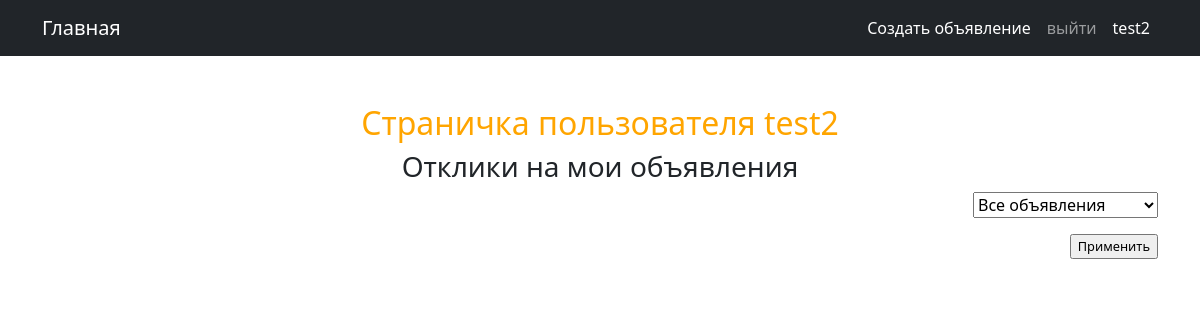
Before: /ad/profile/ (signed in) with the older database file.
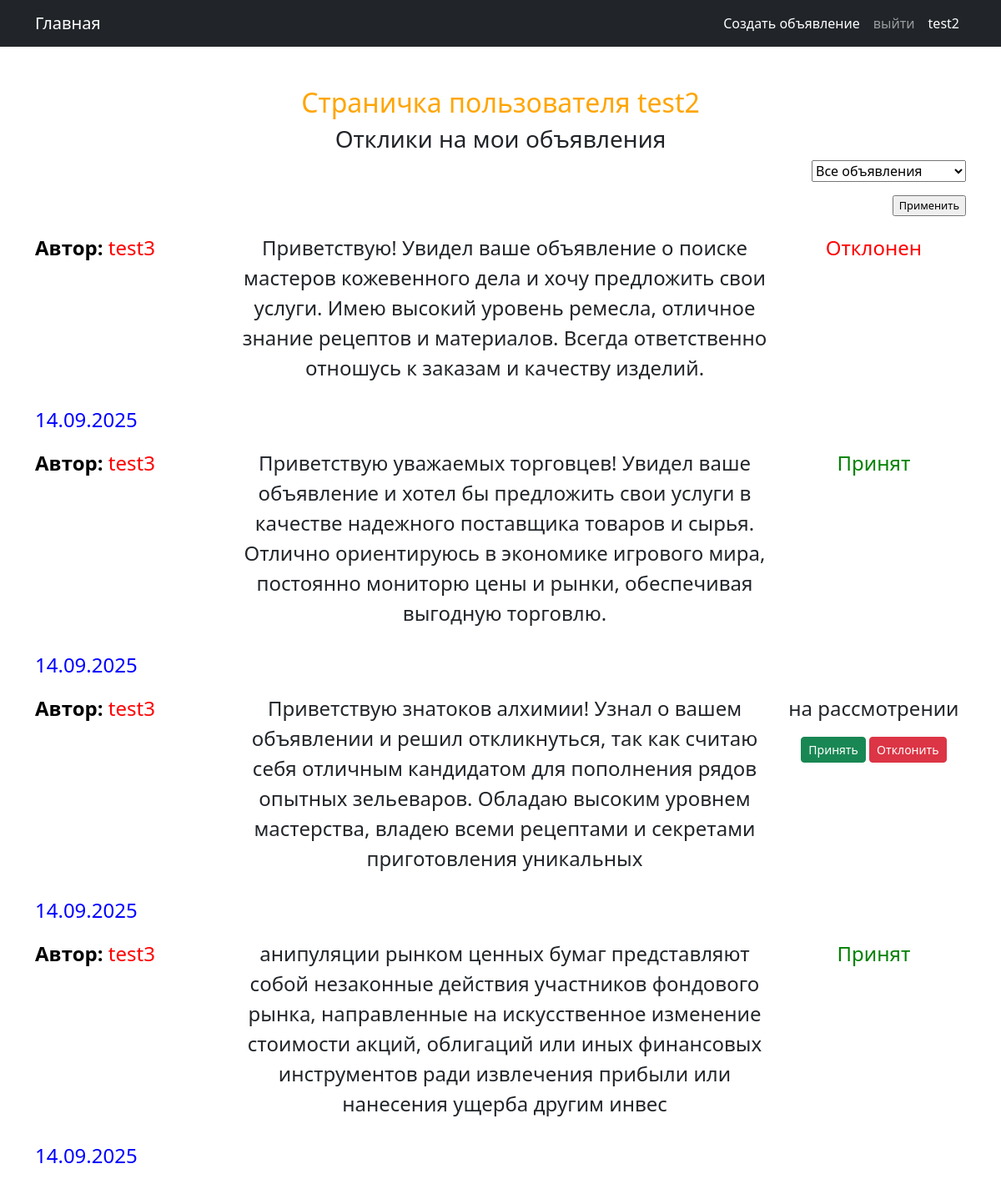
After: the same page with the newer database file.
### notice/models.py (models this page shows, shortened)
class Comment(models.Model):
    STATUS_CHOICES = (("pending","на рассмотрении"),("accept","принят"),("reject","отклонен"))
    ad = models.ForeignKey(Ad, on_delete=models.CASCADE)
    user = models.ForeignKey(User, on_delete=models.CASCADE)
    text = models.CharField(max_length=255)
    time_create = models.DateTimeField(auto_now_add=True)
    status = models.CharField(max_length=20, choices=STATUS_CHOICES, default="pending")
    class Meta:
        verbose_name = 'Отклик'
        verbose_name_plural = 'Отклики'

### notice/views.py (the view)
# urls.py: path('profile/', Profile.as_view(), name='profile'),
class Profile(LoginRequiredMixin, ListView):
    model = Comment
    context_object_name = 'comments'
    template_name = 'ad/profile.html'
    def get_queryset(self):
        queryset = super().get_queryset().filter(ad__user=self.request.user)
        self.filter = CommentFilter(self.request.GET, queryset, request=self.request.user)
        return self.filter.qs
    def get_context_data(self, **kwargs):
        context = super().get_context_data(**kwargs)
        context["filter"] = self.filter
        return context

### notice/models.py (called while the page is built)
    def __str__(self):
        return self.heading

### templates/ad/profile.html (shortened to what this page needs)
{% extends 'flatpages/default.html' %}
{% block content %}
<h2 style="color: orange;">Страничка пользователя  {{user.username}}</h2>
<h3>Отклики на мои объявления</h3>
<div style="display: flex; justify-content: flex-end; margin-bottom: 20px;">
    <form action="" method="get">
        {{ filter.form.as_p }}
        <input style="font-size: 0.8em; float: right;" type="submit" value="Применить">
    </form>
</div>
<div style="display: flex; flex-direction: column;">
    {% for comment in comments %}
    <div style="display: flex; align-items: flex-start; margin-bottom: 10px;">
        <div style="flex: 1; margin-right: 10px;">
            <p style="font-size: 1.5em;text-align: left;"><strong style="color: black;">Автор:</strong> <span style="color: red;">{{comment.user}}</span></p>
        </div>
        <div style="flex: 3;">
            <p style="font-size: 1.5em;">{{comment.text}}</p>
        </div>
        <div style="flex: 1;">
            <p style="font-size: 1.5em;">
                {% if comment.status == 'accept' %}
                    <span style="color: green;">Принят</span>
                {% elif comment.status == 'reject' %}
                    <span style="color: red;">Отклонен</span>
                {% else %}
                    {{comment.get_status_display}}
                {% endif %}
            </p>
            {% if comment.status == 'pending' %}
            <a href="{% url 'comment_accept' comment.id %}" class="btn btn-success btn-sm">Принять</a>
            <a href="{% url 'comment_reject' comment.id %}" class="btn btn-danger btn-sm">Отклонить</a>
            {% endif %}
        </div>
    </div>
    <p style="font-size: 1.5em;text-align: left; color: blue;">{{comment.time_create|date:"d.m.Y"}}</p>
    {% endfor %}
</div>
{% endblock content %}

### templates/flatpages/default.html (shortened to what this page needs)
<!DOCTYPE html>
<html lang="en">
    <head>
        {% load static %}
        <link href="{% static 'css/styles.css' %}" rel="stylesheet" />
    </head>
    <body>
        <nav class="navbar navbar-expand-lg navbar-dark bg-dark">
            <div class="container">
                <a class="navbar-brand" href="{% url 'ad_list' %}">Главная</a>
                <div class="collapse navbar-collapse" id="navbarSupportedContent">
                    <ul class="navbar-nav ms-auto mb-2 mb-lg-0">
                        <li class="nav-item"><a class="nav-link active" aria-current="page" href="{% url 'create'  %}">Создать объявление</a></li>
                        {% if request.user.is_authenticated %}
                        <li class="nav-item"><a class="nav-link" href="/accounts/logout/">выйти</a></li>
                        {% else %}
                        <li class="nav-item"><a class="nav-link" href="{% url 'account_login' %}">войти</a></li>
                        {% endif %}
                        <li class="nav-item"><a class="nav-link active" aria-current="page" href="{% url 'profile'  %}">{{user.username}}</a></li>
                    </ul>
                </div>
            </div>
        </nav>
        <div class="container">
            <div class="text-center mt-5">
                {% block content %}{% endblock content %}
            </div>
        </div>
    </body>
</html>

Changed rows visible on the page:
added Comment: user "test3", text "Приветствую! Увидел ваше объявление о поиске мастеров кожевенного дела и хочу предложить свои услуги. Имею высокий уровень ремесла, отличное знание рецептов и материалов. Всегда ответственно отношусь к заказам и качеству изделий.", status "Отклонен", time_create "14.09.2025"
added Comment: user "test3", text "Приветствую уважаемых торговцев! Увидел ваше объявление и хотел бы предложить свои услуги в качестве надежного поставщика товаров и сырья. Отлично ориентируюсь в экономике игрового мира, постоянно мониторю цены и рынки, обеспечивая выгодную торговлю.", status "Принят", time_create "14.09.2025"
added Comment: user "test3", text "Приветствую знатоков алхимии! Узнал о вашем объявлении и решил откликнуться, так как считаю себя отличным кандидатом для пополнения рядов опытных зельеваров. Обладаю высоким уровнем мастерства, владею всеми рецептами и секретами приготовления уникальных", status "на рассмотрении", shows "Принять", time_create "14.09.2025"
added Comment: user "test3", text "анипуляции рынком ценных бумаг представляют собой незаконные действия участников фондового рынка, направленные на искусственное изменение стоимости акций, облигаций или иных финансовых инструментов ради извлечения прибыли или нанесения ущерба другим инвес", status "Принят", time_create "14.09.2025"
